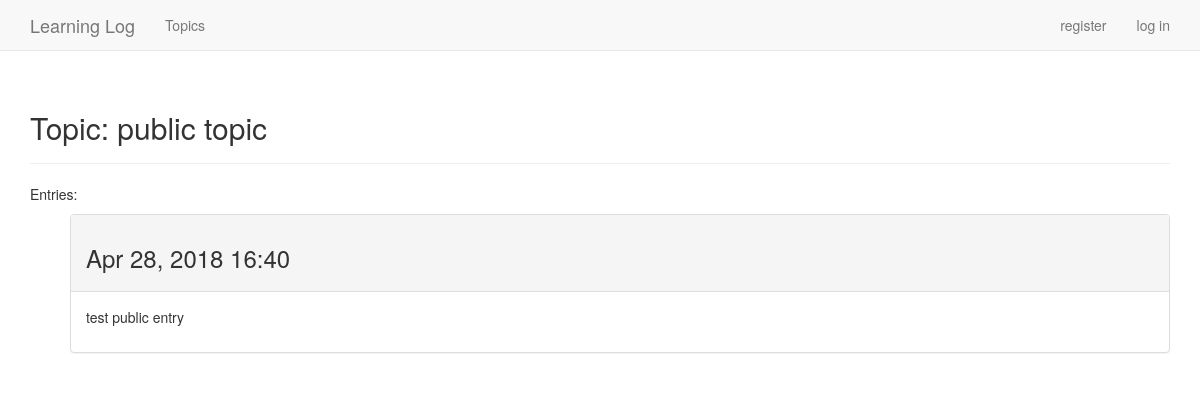
The page /topics/9/ on the database its author committed.
### learning_logs/models.py (models this page shows, shortened)
class Topic(models.Model):
    text = models.CharField(max_length=200)
    date_added = models.DateTimeField(auto_now_add=True)
    owner = models.ForeignKey(User)
    public = models.BooleanField(default=False)
    def __str__(self):
        return self.text

class Entry(models.Model):
    topic = models.ForeignKey(Topic)
    text = models.TextField()
    date_added = models.DateTimeField(auto_now_add=True)
    class Meta:
        verbose_name_plural = 'entries'

### learning_logs/views.py (the view)
# urls.py: url(r'^topics/(?P<topic_id>\d+)/$', views.topic, name='topic'),
def topic(request, topic_id):
    topic = get_object_or_404(Topic, id=topic_id)
    validate_topic_rights(request, topic)
    entries = topic.entry_set.order_by('-date_added')
    context = {'topic': topic, 'entries': entries}
    return render(request, 'learning_logs/topic.html', context)

### learning_logs/views.py (called while the page is built)
def validate_topic_rights(request, topic):
    if topic.public:
        return
    if topic.owner != request.user:
        raise Http404

### learning_logs/templates/learning_logs/topic.html (shortened to what this page needs)
{% extends "learning_logs/base.html"%}
{% block header %}
    <h2>Topic: {{ topic }}</h2>
{% endblock header %}
{% block content %}
    <p>Entries:</p>
    <ul>
        {% for entry in entries %}
            <div class="panel panel-default">
                <div class="panel-heading">
                    <h3>
                        {{ entry.date_added|date:'M d, Y H:i' }}
                    </h3>
                </div>
                <div class="panel-body">
                    {{ entry.text|linebreaks }}
                </div>
            </div>
        {%empty%}
            There are no entries for this topic yet.
        {% endfor %}
    </ul>
{% endblock content %}

### rows shown on the page
Topic: text "public topic"
Entry: date_added "Apr 28, 2018 16:40", text "test public entry"
